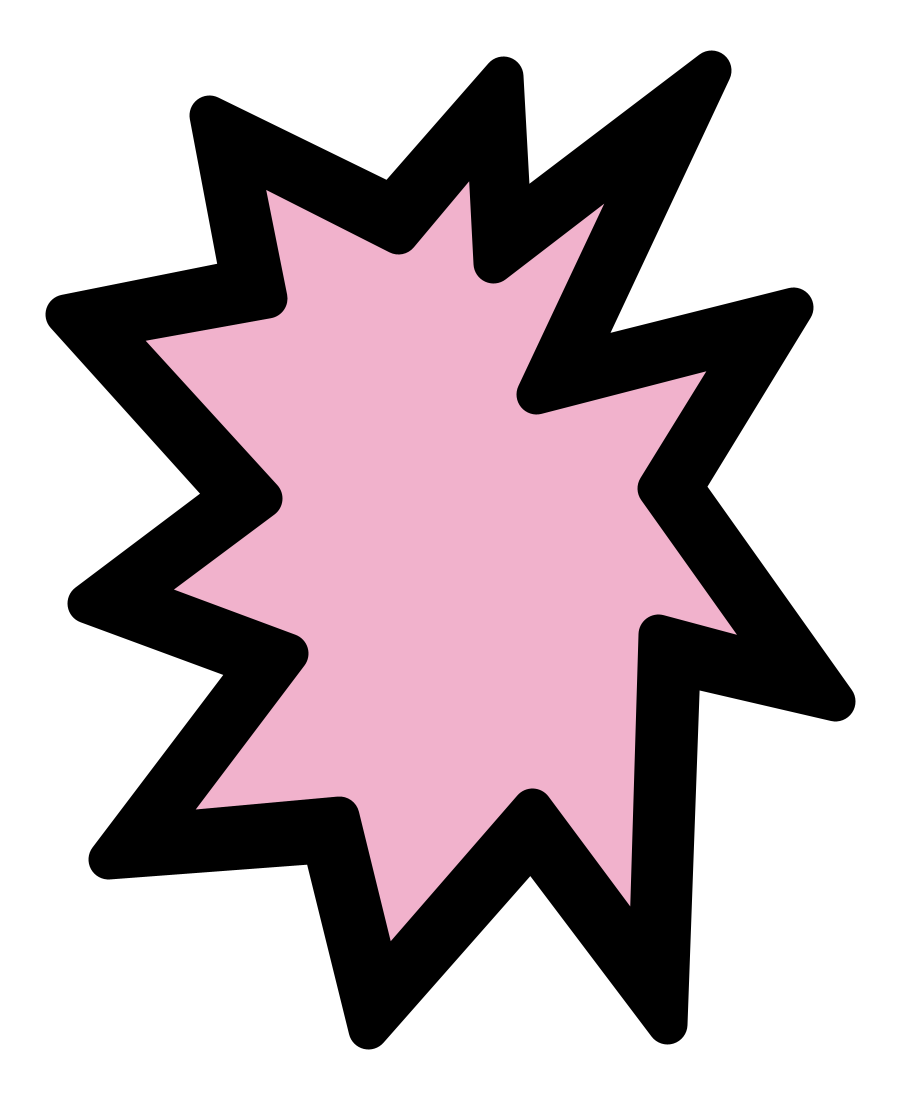
Frame 1 (no input)
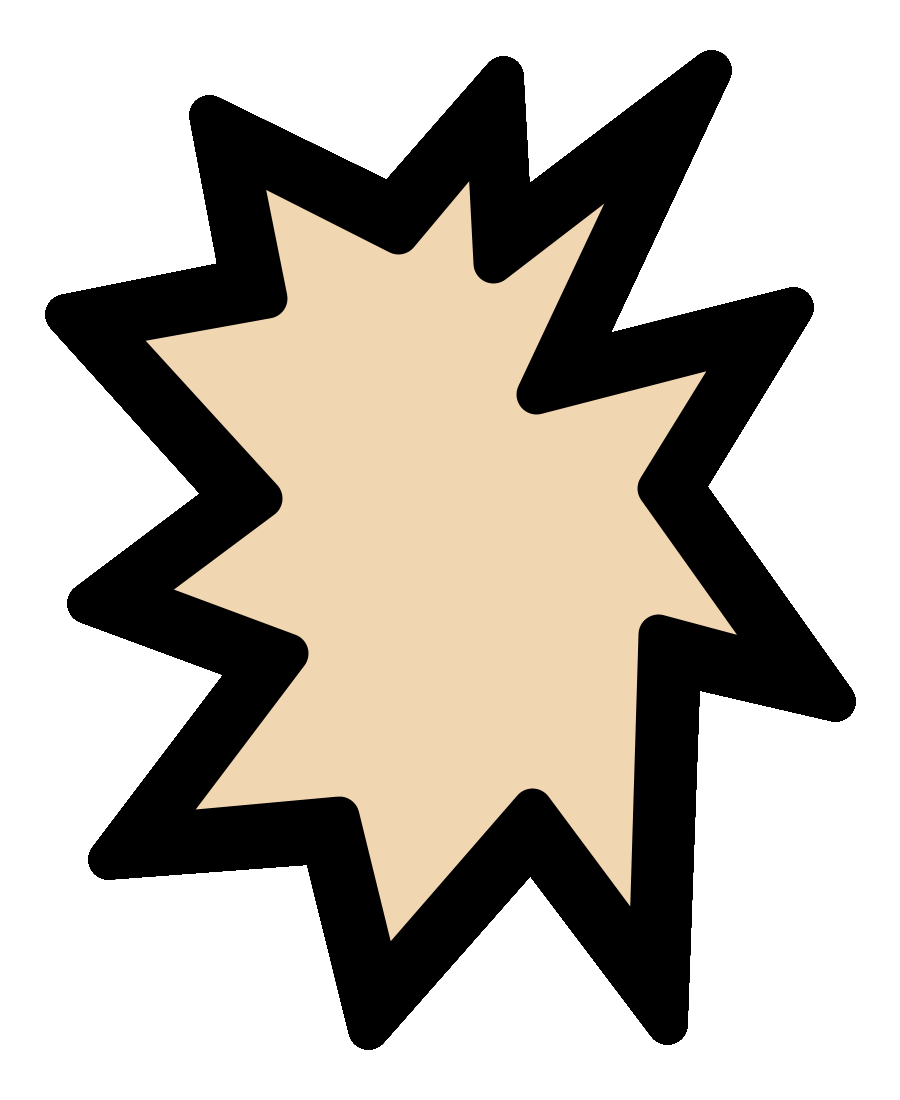
Frame 60 (the mouse pressed at the canvas centre just before this capture)
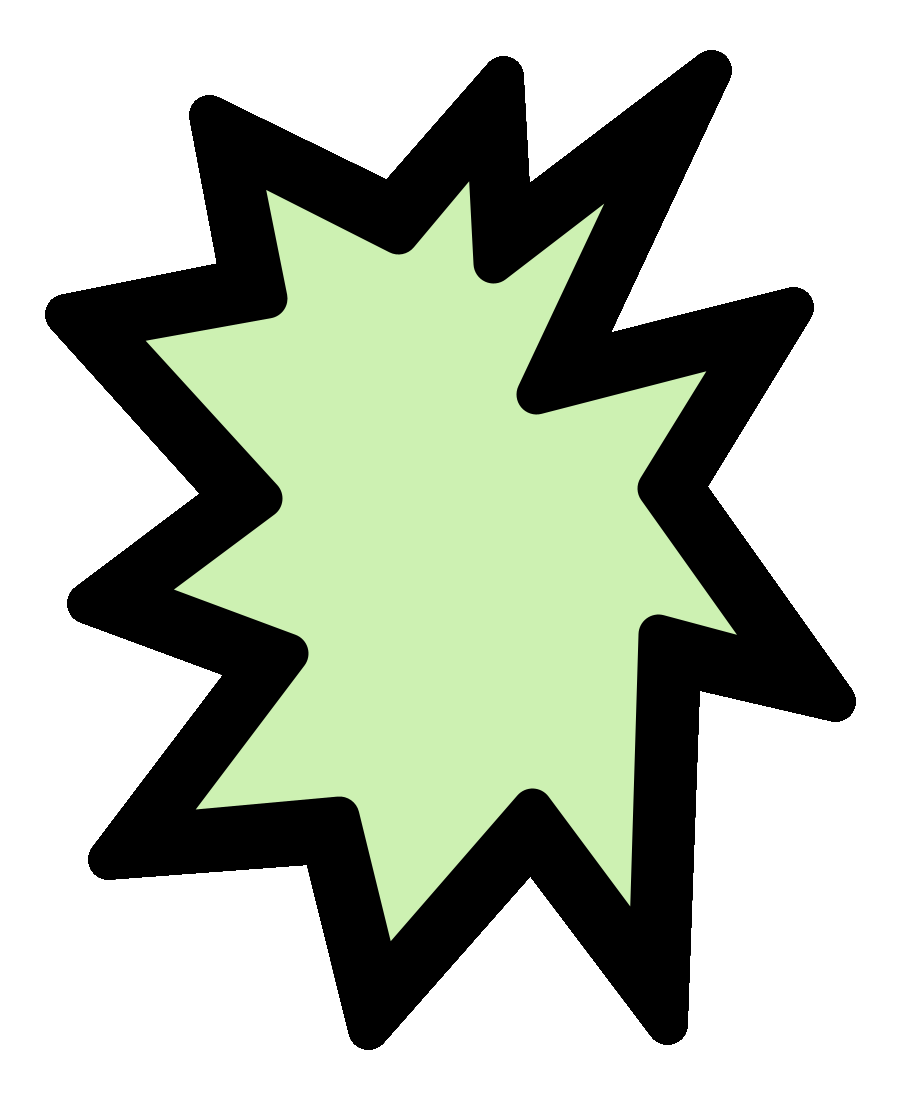
Frame 120 (the mouse held since frame 60 and released just before this capture)

The Processing sketch that drew these frames (run headless with seeded random() and noise(); from frame 60 on, the mouse is pressed at the canvas centre):

// Processing sketch: OC_LOGO_draw_color
// ── OC_LOGO_draw_color.pde

// OC LOGO ANIMATION, Tama Art University

float[][] outer = {
  {618.69, 417.09}, {728.15, 237.57}, {509.81, 292.39}, {646.16, 0.0}, {446.02, 152.01}, {438.73, 6.78}, {326.74, 134.18}, {144.47, 45.9}, {175.58, 209.37}, {0.0, 244.14}, {164.85, 426.16}, {22.34, 533.3}, {190.56, 595.32}, {43.76, 789.19}, {257.61, 773.35}, {303.77, 959.72}, {466.36, 774.31}, {602.29, 954.9}, {615.81, 595.92}, {770.0, 631.68}
};
float[][] inner = {
  {592.2, 418.0}, {684.25, 269.7}, {471.06, 324.86}, {592.02, 67.39}, {428.38, 193.}, {421.95, 59.68}, {333.35, 164.55}, {173.31, 83.53}, {202.61, 228.05}, {41.06, 257.7}, {197.14, 428.81}, {67.92, 525.8}, {223.35, 583.99}, {87.85, 763.07}, {274.54, 746.57}, {315.13, 913.37}, {467.13, 738.6}, {583.25, 894.16}, {593.85, 564.37}, {720.41, 598.34}
};
int H = 334;

void setup() {
  size(900, 1100);
  background(255);
  colorMode(HSB, 360, 100, 100);
}
void draw() {
  translate(65, 70);
  fill(0);
  strokeWeight(40.0);
  strokeJoin(ROUND);
  beginShape();
  for (int i = 0; i < 20; i++) { 
    vertex(outer[i][0], outer[i][1]);
  }
  endShape(CLOSE);
  
  //fill(#ff00b8);
  //fill(#F92BB6);
  //fill(320.0, 82.7, 97.6);
  H += 1;
  H = H % 360;
  fill(H, 26.4, 94.9);
  strokeWeight(40.0);
  strokeJoin(ROUND);
  beginShape();
  for (int i = 0; i < 20; i++) { 
    vertex(inner[i][0], inner[i][1]);
  }
  endShape(CLOSE);
}
